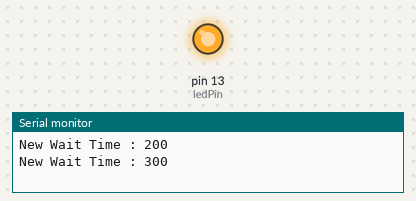
A sketch run on a simulated Arduino Uno, built with avr-gcc and run on an emulated ATmega328P. Shown: output pins drawn as LEDs (lit = HIGH), the last lines printed to the serial monitor.

Above: at 0.75 s.
At 10.5 s:
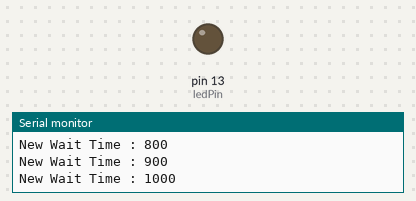
Timing chart, 0 to 26.0 s (numbered marks = the images above):
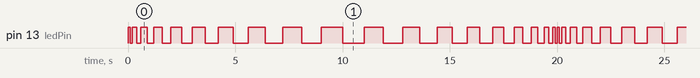

Measured:
- by itself, pin 13 (ledPin): moves between LOW and HIGH, repeating every 20.0 s
- by itself, everything shown: repeats every 20.0 s, in 38 steps

The sketch:

AruinoTraining.ino
```cpp
const int ledPin = 13;

void setup() {

Serial.begin(9600);
pinMode(ledPin, OUTPUT);

  // put your setup code here, to run once:
}

void loop() {
  // put your main code here, to run repeatedly:
  static int delayPeriod = 100;
/* si pas de static(delayPeriod est toujours 200, countDir est toujours 1)
si il ya static int delayPeriod, alors (delayPeriod + 100)*(int countDir = 1) ainsi de suite--> 1000 sous condition delayPeriod += 100*(countDir = 1) */

  static int countDir = 1;
digitalWrite(ledPin, HIGH);
delay(delayPeriod);
digitalWrite(ledPin, LOW);
delay(delayPeriod);

countDir = checkDirChange(delayPeriod, countDir);

delayPeriod += 100 * countDir; // (int delayPeriod + 100)*(int countDir = 1) = 200
Serial.print("New Wait Time : ");
Serial.println(delayPeriod);
}

int checkDirChange(int delayPeriod, int countDir)
{
  if((delayPeriod == 1000) || (delayPeriod == 0)) // une fois que delayPeriod est static et = 1000 alors int countDir = -1, donc on a ensuite delayPeriod= 1000+100*(-1) et --> 900 que countDir redevient 1 )
  {
    countDir *=-1;

    if(countDir < 0)
    { Serial.println("Going Down"); }
    else{Serial.println("Going up");}
  }
return  countDir;
}
```
